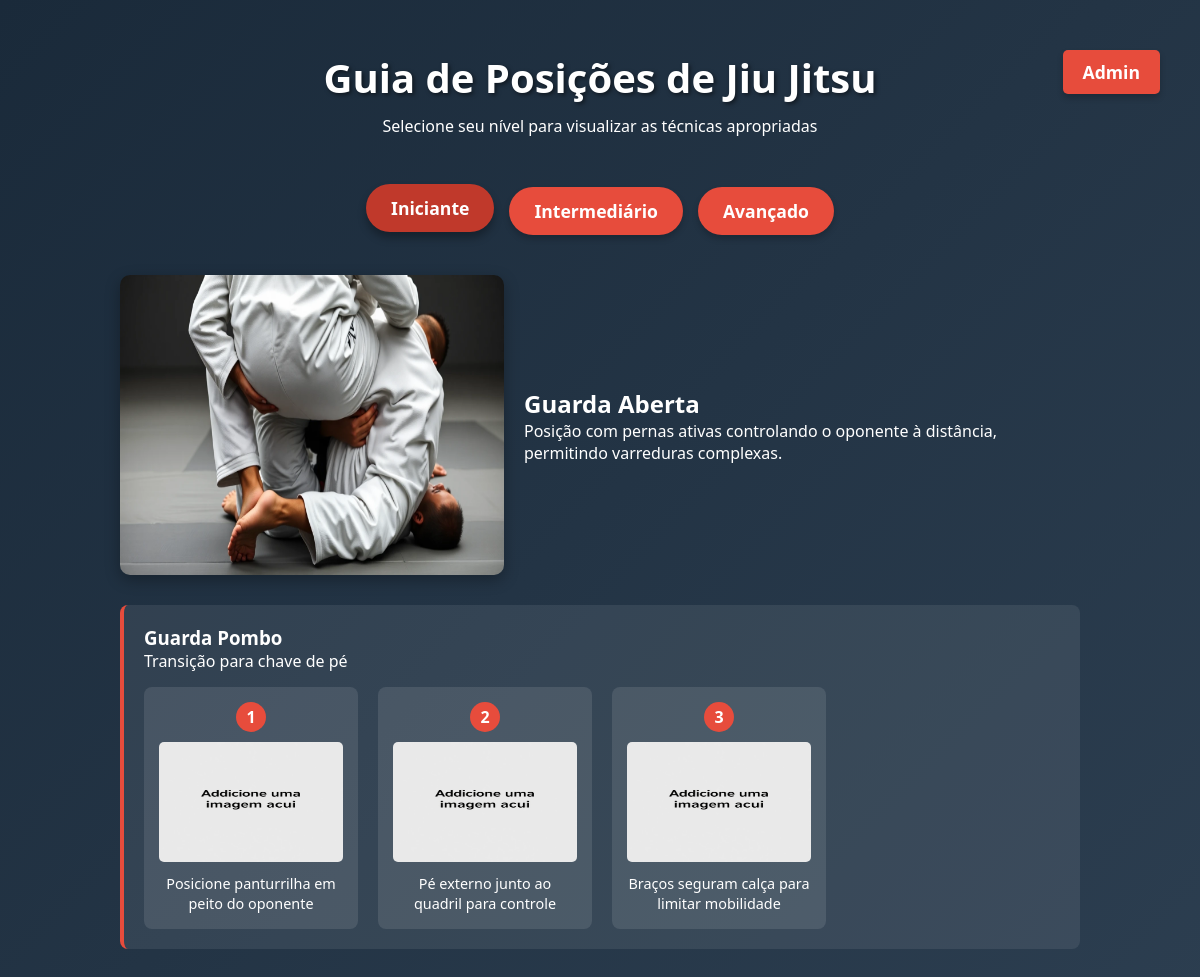
The app's page /viewPositionInter/4 with its own data.
### models/guia.py (models this page shows, shortened)
class Position(db.Model):
    __tablename__ = 'positions'
    id = db.Column(db.Integer, primary_key=True)
    name = db.Column(db.String(100), nullable=False)
    description = db.Column(db.Text, nullable=False)
    image = db.Column(db.String(100), nullable=True) # A imagem da posição
    level = db.Column(db.String(50), nullable=False)
    variations = db.relationship('Variation', backref='position', lazy=True, cascade="all, delete-orphan")

class Variation(db.Model):
    __tablename__ = 'variations'
    id = db.Column(db.Integer, primary_key=True)
    name = db.Column(db.String(100), nullable=False)
    description = db.Column(db.Text, nullable=False)
    position_id = db.Column(db.Integer, db.ForeignKey('positions.id'), nullable=False)
    steps = db.relationship('Step', backref='variation', lazy=True, cascade="all, delete-orphan")

class Step(db.Model):
    __tablename__ = 'steps'
    id = db.Column(db.Integer, primary_key=True)
    img = db.Column(db.String(100), nullable=True)
    description = db.Column(db.Text, nullable=False)
    variation_id = db.Column(db.Integer, db.ForeignKey('variations.id'), nullable=False)

### controllers/controller.py (the view)
def view_inter(position_id):
    position = Position.query.get(position_id)
    if not position:
        return "Posição não encontrada!", 404
    return render_template('adm/visualizar_Posicoes/view_position_inter.html', position=position)

### view/adm/visualizar_Posicoes/view_position_inter.html (shortened to what this page needs)
{% extends 'templates/base.html' %}
{% block conteudo %}
    <header>
        <div>
            <a href="{{ url_for('admin_route') }}" class="admin-button">Admin</a>
        </div>
        <h1>Guia de Posições de Jiu Jitsu</h1>
        <p>Selecione seu nível para visualizar as técnicas apropriadas</p>
    </header>
    <div class="controls">
        <a href="{{ url_for('guiabjj_route') }}" class="level-btn active">Iniciante</a>
        <a href="{{ url_for('indexinter_route') }}" class="level-btn">Intermediário</a>
        <a href="{{ url_for('indexavanc_route') }}" class="level-btn">Avançado</a>
    </div>
    <div id="content-container" style="display: block;">
        <div id="position-detail-container" class="position-detail-container" style="display: block;">
            <div class="position-header">
                <img class="detail-main-image" src="{{ url_for('static', filename='imagens/'+ position.image) }}">
                <div class="position-info">
                    <h2>{{ position.name }}</h2>
                    <p>{{ position.description }}</p>
                </div>
            </div>
            <div class="variations-container">
                {% for variation in position.variations %}
                    <div class="variation-card">
                        <h3>{{ variation.name }}</h3>
                        <p>{{ variation.description }}</p>
                        <div class="steps-container">
                            {% for step in variation.steps %}
                                <div class="step-card">
                                    <div class="step-number">{{ loop.index }}</div>
                                    <img class="step-image" src="{{ url_for('static', filename='imagens/' + step.img) }}" alt="Passo {{ loop.index }}">
                                    <div class="step-description">{{ step.description }}</div>
                                </div>
                            {% endfor %}
                        </div>
                    </div>
                {% endfor %}
            </div>
        </div>
    </div>
{% endblock %}

### static/css/styles.css (style rules this page uses)
:root { --primary: #2c3e50; --secondary: #e74c3c; --light: #ecf0f1; --dark-bg: #1a2a3a; --card-bg: rgba(255,255,255,0.1); --border-color: rgba(255,255,255,0.2); }
* { margin: 0; padding: 0; box-sizing: border-box; font-family: 'Segoe UI', Tahoma, Geneva, Verdana, sans-serif; }
body { background: linear-gradient(135deg, var(--dark-bg), var(--primary)); color: white; min-height: 100vh; padding: 20px; }
header { text-align: center; padding: 30px 0; position: relative; }
h1 { font-size: 2.5rem; margin-bottom: 10px; text-shadow: 2px 2px 4px rgba(0,0,0,0.5); }
.controls { display: flex; justify-content: center; gap: 15px; margin: 20px 0; flex-wrap: wrap; }
.level-btn, .admin-button, .botao-link-admin, .add-position-btn, .action-btn, .save-btn, .cancel-btn { background: var(--secondary); color: white; border: none; padding: 12px 25px; border-radius: 30px; font-size: 1.1rem; cursor: pointer; transition: all 0.3s; font-weight: bold; box-shadow: 0 4px 6px rgba(0,0,0,0.2); text-decoration: none; }
.level-btn:hover, .level-btn.active, .admin-button:hover, .admin-button.active, .botao-link-admin, .add-position-btn:hover, .add-position-btn.active, .action-btn:hover, .action-btn.active, .save-btn:hover, .save-btn.active, .cancel-btn:hover, .cancel-btn.active { background: #c0392b; transform: translateY(-3px); box-shadow: 0 6px 8px rgba(0,0,0,0.3); }
.position-detail-container { max-width: 1000px; margin: 0 auto; padding: 20px; display: none; }
.position-header { display: flex; align-items: center; gap: 20px; margin-bottom: 30px; }
.detail-main-image { width: 40%; max-width: 400px; height: 300px; background-size: cover; background-position: center; border-radius: 10px; box-shadow: 0 5px 15px rgba(0,0,0,0.3); }
.position-info { flex: 1; }
.variations-container { margin-top: 30px; }
.variation-card { background: rgba(255,255,255,0.08); padding: 20px; border-radius: 8px; margin-bottom: 25px; border-left: 4px solid var(--secondary); }
.admin-button, .botao-link-admin { position: absolute; right: 20px; top: 30px; padding: 10px 20px; border-radius: 5px; }
.steps-container { display: grid; grid-template-columns: repeat(auto-fill, minmax(200px, 1fr)); gap: 20px; margin-top: 15px; }
.step-card { background: rgba(255,255,255,0.1); border-radius: 8px; padding: 15px; text-align: center; }
.step-image { width: 100%; height: 120px; background-size: cover; background-position: center; margin-bottom: 12px; border-radius: 5px; }
.step-description { font-size: 0.9rem; line-height: 1.4; }
.step-number { background: var(--secondary); width: 30px; height: 30px; border-radius: 50%; display: flex; align-items: center; justify-content: center; margin: 0 auto 10px; font-weight: bold; }

### records on screen
Position: image (picture), name "Guarda Aberta", description "Posição com pernas ativas controlando o oponente à distância, permitindo varreduras complexas."
Variation: name "Guarda Pombo", description "Transição para chave de pé"
Step: img (placeholder picture), description "Posicione panturrilha em peito do oponente"
Step: img (placeholder picture), description "Pé externo junto ao quadril para controle"
Step: img (placeholder picture), description "Braços seguram calça para limitar mobilidade"
